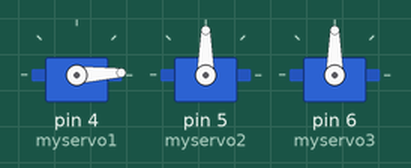
Bench run of a sketch on a simulated Arduino Uno, built with avr-gcc and run on an emulated ATmega328P. On the bench: 3 × servo.

Above: at 0.05 s.
At 0.35 s:
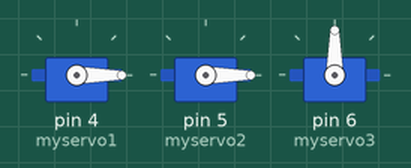
At 0.5 s:
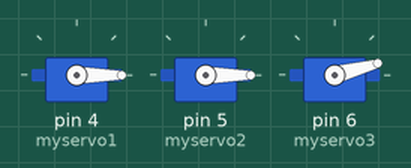
At 0.65 s:
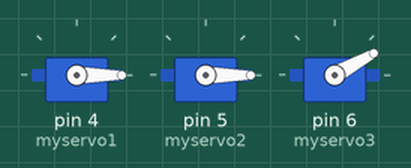
At 0.85 s:
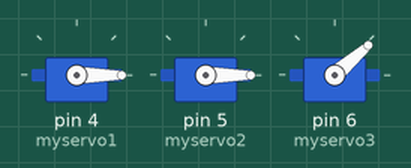
At 1.25 s:
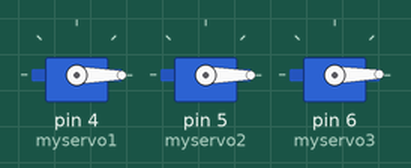
Timing chart, 0 to 3.0 s (numbered marks = the images above):
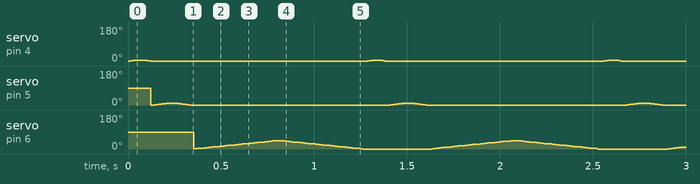

The sketch:

hand_shake.ino
```cpp
//A program which allows the movement of the robotic hand for a hand shake
//By Korshima
#include <Servo.h>      //Adds servo functions
Servo myservo1;         //creates 3 servo objects for each major joint on the arm ( wrist, elbow and shoulder)
Servo myservo2;         // elbow joint
Servo myservo3;         // shoulder
int pos1 =0;            //  positions for the servos, all starting at 0
int pos2=0;
int pos3=0;


void setup() {
  myservo1.attach(4); // attaches the servos to the needed pins on the arduino. Be sure to attch them to the correct pins, or modify the pins I used
  myservo2.attach(5);
    myservo3.attach(6);


}

void loop() {


  for (pos1 = 0; pos1 <= 5; pos1 += 1) { // from 1 to 5 by 1 degree increments

    myservo1.write(pos1);              //makes the servo turn to the position variable pos
    delay(10);                       // waits 5ms before it roates another degree
  }
  for (pos1 = 5; pos1 >= 0; pos1 -= 1) { // goes from 5 to 0
    myservo1.write(pos1);              // return to the initial position (pos1)
    delay(10);                          // delay for 5ms
  }


    for (pos2 = 0; pos2 <= 10; pos2 += 1) { //from 1 to 10  by 1 degree increment

    myservo2.write(pos2);                   //  makes the servo turn to the position variable pos
    delay(10);                               // waits 5ms before it roates another degree
  }

  for (pos2 = 10; pos2 >= 0; pos2 -= 1) {  //from 10 back to 0 by decrease of 1
    myservo2.write(pos2);                    //  makes the servo turn to the position variable pos
    delay(10);                              // waits 5ms before it roates another degree


  }
    for (pos3 = 0; pos3 <= 45; pos3 += 1) {   // from 0 to 90 by 1 degree increment

    myservo3.write(pos3);                      //makes the servo turn to the position variable pos
    delay(10);                                  // waits 5ms before it roates another degree
  }

  for (pos3 = 45; pos3 >= 0; pos3 -= 1) {  // from 45 to 0 by reducing 1 degree
    myservo3.write(pos3);                    //makes the servo turn to the position variable pos
    delay(10);                                // waits 5ms before it roates another degree
  }
}
```
